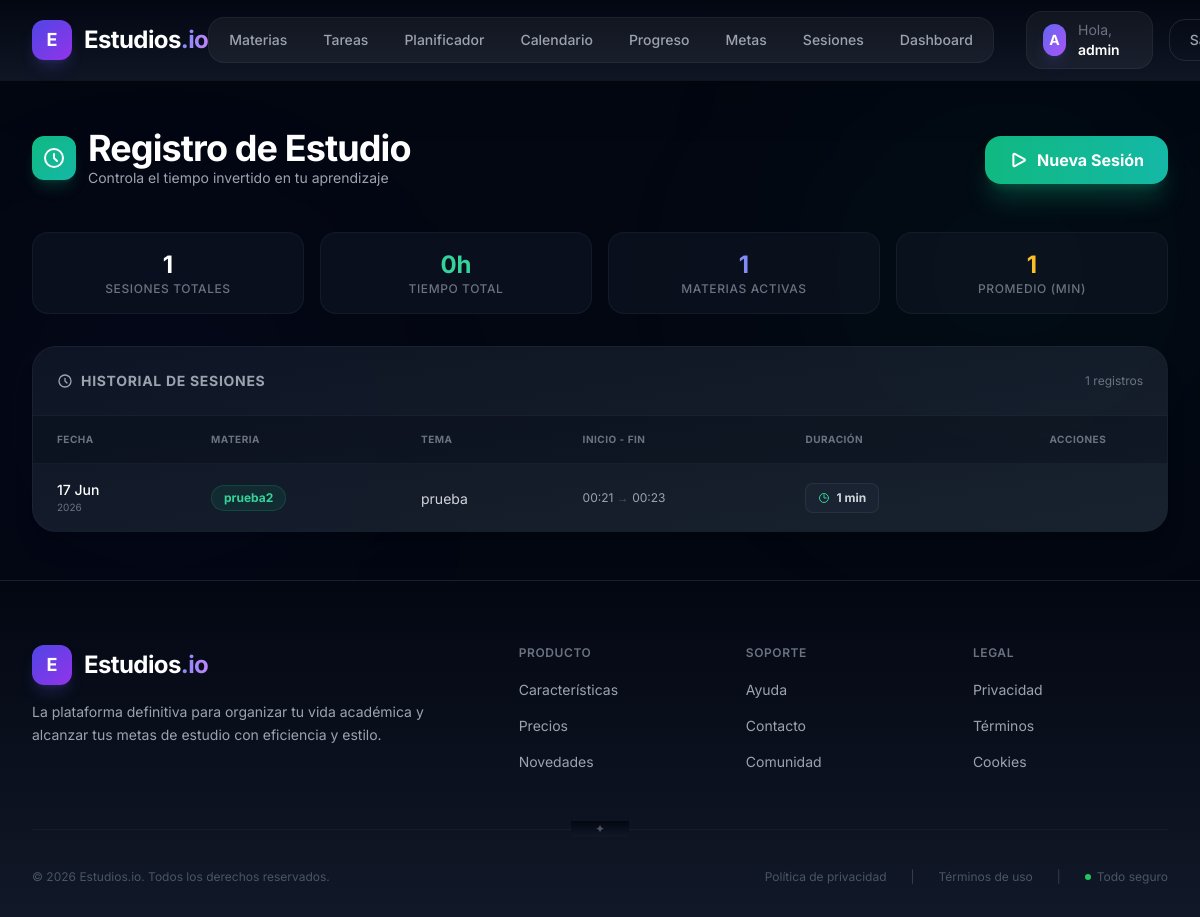
Before: /study/sessions (signed in) with the older database file.
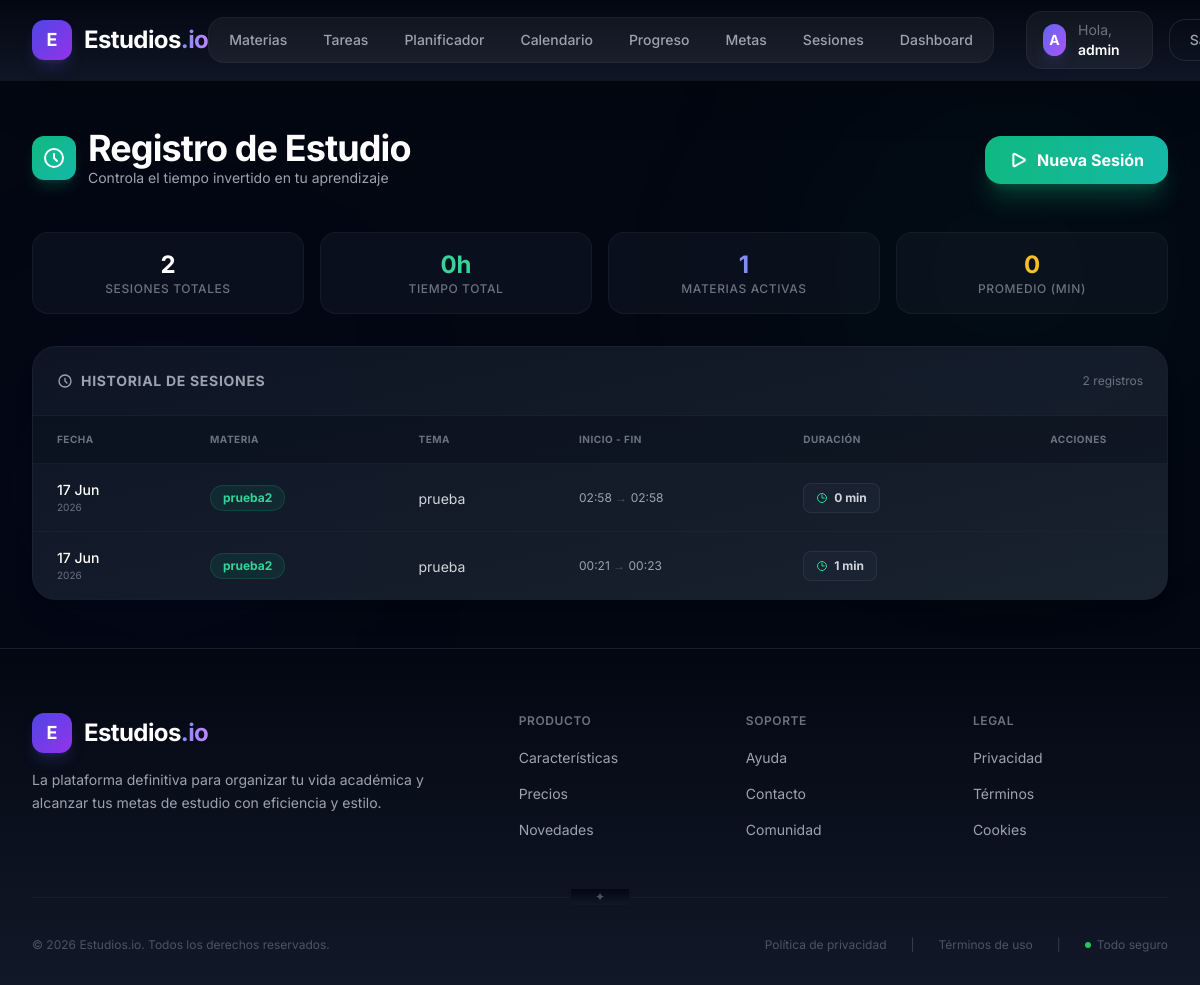
After: the same page with the newer database file.
### app/models/user.py (models this page shows, shortened)
class User(db.Model, UserMixin):
    __tablename__ = "users"
    id = db.Column(db.Integer, primary_key=True)
    username = db.Column(db.String(100), unique=True, nullable = False)
    password = db.Column(db.String(255), nullable = False)
    role_id = db.Column(db.Integer, db.ForeignKey('roles.id'), nullable = False)

### app/models/study.py (models this page shows)
class StudySession(db.Model):
    __tablename__ = "study_sessions"
    id = db.Column(db.Integer, primary_key=True)
    start_time = db.Column(db.DateTime, nullable=False, default=datetime.utcnow)
    end_time = db.Column(db.DateTime, nullable=True)
    duration = db.Column(db.Integer, nullable=True) # duration in minutes
    subject_id = db.Column(db.Integer, db.ForeignKey('subjects.id'), nullable=False)
    topic_id = db.Column(db.Integer, db.ForeignKey('topics.id'), nullable=True)
    user_id = db.Column(db.Integer, db.ForeignKey('users.id'), nullable=False)
    subject = db.relationship('Subject', backref=db.backref('study_sessions', lazy=True))
    topic = db.relationship('Topic', backref=db.backref('study_sessions', lazy=True))
    user = db.relationship('User', backref=db.backref('study_sessions', lazy=True))

class Subject(db.Model):
    __tablename__ = "subjects"
    id = db.Column(db.Integer, primary_key=True)
    name = db.Column(db.String(100), nullable=False)
    description = db.Column(db.Text, nullable=True)
    category = db.Column(db.String(50), nullable=True) # ej: Programación, Inglés, etc.
    user_id = db.Column(db.Integer, db.ForeignKey('users.id'), nullable=False)
    tasks = db.relationship('Task', backref='subject', lazy=True, cascade="all, delete-orphan")
    topics = db.relationship('Topic', backref='subject', lazy=True, cascade="all, delete-orphan")

class Topic(db.Model):
    __tablename__ = "topics"
    id = db.Column(db.Integer, primary_key=True)
    title = db.Column(db.String(200), nullable=False)
    description = db.Column(db.Text, nullable=True)
    is_completed = db.Column(db.Boolean, default=False)
    subject_id = db.Column(db.Integer, db.ForeignKey('subjects.id'), nullable=False)
    created_at = db.Column(db.DateTime, default=datetime.utcnow)

### app/api/study.py (the view)
@study_bp.route('/sessions')
@login_required
def list_sessions():
    sessions = StudySession.query.filter_by(user_id=current_user.id).order_by(StudySession.start_time.desc()).all()
    subjects = Subject.query.filter_by(user_id=current_user.id).all()
    return render_template('study/sessions.html', sessions=sessions, subjects=subjects)

### app/templates/study/sessions.html (shortened to what this page needs)
{% extends 'base.html' %}
{% block content %}
<div class="max-w-7xl mx-auto px-4 sm:px-6 lg:px-8 py-12 w-full relative">
    <div class="absolute top-0 right-0 w-96 h-96 bg-emerald-600/5 blur-[120px] rounded-full -z-10"></div>
    <div class="absolute bottom-0 left-0 w-80 h-80 bg-indigo-600/5 blur-[120px] rounded-full -z-10"></div>
    {% set active_session = sessions|selectattr('end_time', 'none')|first %}
    <div class="flex flex-col md:flex-row md:items-center justify-between gap-4 mb-10">
        <div>
            <div class="flex items-center gap-3 mb-1">
                <div class="w-11 h-11 bg-gradient-to-br from-emerald-500 to-teal-500 rounded-xl flex items-center justify-center shadow-lg shadow-emerald-500/20">
                    <svg class="h-6 w-6 text-white" fill="none" viewBox="0 0 24 24" stroke="currentColor" stroke-width="2">
                        <path stroke-linecap="round" stroke-linejoin="round" d="M12 8v4l3 3m6-3a9 9 0 11-18 0 9 9 0 0118 0z" />
                    </svg>
                </div>
                <div>
                    <h1 class="text-3xl md:text-4xl font-bold text-white tracking-tight">Registro de Estudio</h1>
                    <p class="text-gray-400 text-sm">Controla el tiempo invertido en tu aprendizaje</p>
                </div>
            </div>
        </div>
        {% if not active_session %}
        <button onclick="openSessionModal()"
                class="group relative bg-gradient-to-r from-emerald-500 to-teal-500 hover:from-emerald-600 hover:to-teal-600 text-white px-6 py-3 rounded-2xl font-bold transition-all duration-300 shadow-xl shadow-emerald-500/25 hover:shadow-emerald-500/40 active:scale-95 flex items-center gap-2 overflow-hidden">
            <span class="relative z-10 flex items-center gap-2">
                Nueva Sesión
            </span>
        </button>
        {% endif %}
    </div>
    <div class="grid grid-cols-2 md:grid-cols-4 gap-4 mb-8">
        <div class="bg-gray-900/50 border border-gray-800/50 rounded-2xl p-4 text-center hover:border-emerald-500/30 transition-all duration-300">
            <div class="text-2xl font-bold text-white">{{ sessions|selectattr('end_time')|list|length }}</div>
            <div class="text-xs text-gray-500 font-medium uppercase tracking-wider">Sesiones Totales</div>
        </div>
        <div class="bg-gray-900/50 border border-gray-800/50 rounded-2xl p-4 text-center hover:border-emerald-500/30 transition-all duration-300">
            <div class="text-2xl font-bold text-emerald-400">
                {% set total_minutes = sessions|selectattr('duration')|sum(attribute='duration') %}
                {{ (total_minutes / 60)|round|int }}h
            </div>
            <div class="text-xs text-gray-500 font-medium uppercase tracking-wider">Tiempo Total</div>
        </div>
        <div class="bg-gray-900/50 border border-gray-800/50 rounded-2xl p-4 text-center hover:border-indigo-500/30 transition-all duration-300">
            <div class="text-2xl font-bold text-indigo-400">{{ subjects|length }}</div>
            <div class="text-xs text-gray-500 font-medium uppercase tracking-wider">Materias Activas</div>
        </div>
        <div class="bg-gray-900/50 border border-gray-800/50 rounded-2xl p-4 text-center hover:border-amber-500/30 transition-all duration-300">
            <div class="text-2xl font-bold text-amber-400">
                {% if sessions|selectattr('end_time')|list|length > 0 %}
                    {{ (total_minutes / sessions|selectattr('end_time')|list|length)|round|int }}
                {% else %}
                    0
                {% endif %}
            </div>
            <div class="text-xs text-gray-500 font-medium uppercase tracking-wider">Promedio (min)</div>
        </div>
    </div>
    <div class="bg-gradient-to-br from-gray-900/80 to-gray-800/80 border border-gray-800/50 rounded-3xl overflow-hidden shadow-xl">
        <div class="flex items-center justify-between p-6 border-b border-gray-800/50">
            <h3 class="text-sm font-bold text-gray-400 uppercase tracking-wider flex items-center gap-2">
                <svg class="w-4 h-4" fill="none" viewBox="0 0 24 24" stroke="currentColor" stroke-width="2">
                    <path stroke-linecap="round" stroke-linejoin="round" d="M12 8v4l3 3m6-3a9 9 0 11-18 0 9 9 0 0118 0z" />
                </svg>
                Historial de Sesiones
            </h3>
            <span class="text-xs text-gray-500">{{ sessions|selectattr('end_time')|list|length }} registros</span>
        </div>
        <div class="overflow-x-auto">
            <table class="w-full text-left">
                <thead>
                    <tr class="text-[10px] text-gray-500 font-bold uppercase tracking-wider border-b border-gray-800/50 bg-gray-950/30">
                        <th class="px-6 py-4">Fecha</th>
                        <th class="px-6 py-4">Materia</th>
                        <th class="px-6 py-4 hidden md:table-cell">Tema</th>
                        <th class="px-6 py-4">Inicio - Fin</th>
                        <th class="px-6 py-4">Duración</th>
                        <th class="px-6 py-4 text-center">Acciones</th>
                    </tr>
                </thead>
                <tbody class="divide-y divide-gray-800/50">
                    {% set completed_sessions = sessions|selectattr('end_time')|list %}
                    {% if completed_sessions %}
                        {% for session in completed_sessions|sort(attribute='start_time', reverse=true) %}
                        <tr class="hover:bg-white/5 transition-colors group">
                            <td class="px-6 py-4">
                                <div class="text-sm text-white font-medium">{{ session.start_time.strftime('%d %b') }}</div>
                                <div class="text-[10px] text-gray-500">{{ session.start_time.strftime('%Y') }}</div>
                            </td>
                            <td class="px-6 py-4">
                                <span class="inline-block px-3 py-1 bg-emerald-500/10 text-emerald-400 text-xs font-bold rounded-full border border-emerald-500/20">
                                    {{ session.subject.name }}
                                </span>
                            </td>
                            <td class="px-6 py-4 hidden md:table-cell">
                                {% if session.topic %}
                                <span class="text-sm text-gray-300">{{ session.topic.title }}</span>
                                {% else %}
                                <span class="text-sm text-gray-600">—</span>
                                {% endif %}
                            </td>
                            <td class="px-6 py-4">
                                <div class="text-xs text-gray-400">
                                    {{ session.start_time.strftime('%H:%M') }}
                                    <span class="text-gray-600">→</span>
                                    {{ session.end_time.strftime('%H:%M') }}
                                </div>
                            </td>
                            <td class="px-6 py-4">
                                <span class="inline-flex items-center gap-1.5 px-3 py-1.5 bg-gray-800/50 text-gray-300 text-xs font-bold rounded-lg border border-gray-700/50">
                                    <svg class="w-3 h-3 text-emerald-400" fill="none" viewBox="0 0 24 24" stroke="currentColor" stroke-width="2">
                                        <path stroke-linecap="round" stroke-linejoin="round" d="M12 6v6h4.5m4.5 0a9 9 0 11-18 0 9 9 0 0118 0z" />
                                    </svg>
                                    {{ session.duration }} min
                                </span>
                            </td>
                            <td class="px-6 py-4 text-center">
                                <form action="{{ url_for('study.delete_session', id=session.id) }}" method="POST"
                                      onsubmit="return confirm('¿Estás seguro de eliminar esta sesión?\n\nEsta acción no se puede deshacer.')">
                                </form>
                            </td>
                        </tr>
                        {% endfor %}
                    {% endif %}
                </tbody>
            </table>
        </div>
    </div>
</div>
{% endblock %}

### app/templates/components/navbar.html (shortened to what this page needs)
<nav class="fixed top-0 left-0 right-0 z-50 bg-gradient-to-b from-gray-950/95 to-gray-900/90 backdrop-blur-xl border-b border-white/5 shadow-2xl shadow-black/20">
    <div class="max-w-7xl mx-auto px-4 sm:px-6 lg:px-8">
        <div class="flex items-center justify-between h-20">
            <div class="flex-shrink-0">
                <a href="{{ url_for('main.landing') }}" class="group flex items-center gap-3">
                    <div class="w-10 h-10 bg-gradient-to-br from-indigo-600 to-purple-600 rounded-xl flex items-center justify-center shadow-lg shadow-indigo-500/20 transition-transform duration-300 group-hover:scale-110 group-hover:shadow-indigo-500/40">
                        <span class="text-white font-bold text-lg">E</span>
                    </div>
                    <span class="text-2xl font-bold text-white tracking-tight transition-colors duration-300 group-hover:text-indigo-400">
                        Estudios<span class="text-transparent bg-clip-text bg-gradient-to-r from-indigo-400 to-purple-400">.io</span>
                    </span>
                </a>
            </div>
            <div class="hidden md:flex items-center gap-6">
                {% if current_user.is_authenticated %}
                    <div class="flex items-center gap-1 bg-white/5 rounded-2xl p-1 border border-white/5">
                        <a href="{{ url_for('study.list_subjects') }}"
                           class="px-4 py-2 text-sm font-medium text-gray-400 hover:text-white hover:bg-white/10 rounded-xl transition-all duration-300">
                            Materias
                        </a>
                        <a href="{{ url_for('study.list_tasks') }}"
                           class="px-4 py-2 text-sm font-medium text-gray-400 hover:text-white hover:bg-white/10 rounded-xl transition-all duration-300">
                            Tareas
                        </a>
                        <a href="{{ url_for('study.planner') }}"
                           class="px-4 py-2 text-sm font-medium text-gray-400 hover:text-white hover:bg-white/10 rounded-xl transition-all duration-300">
                            Planificador
                        </a>
                        <a href="{{ url_for('study.view_calendar') }}"
                           class="px-4 py-2 text-sm font-medium text-gray-400 hover:text-white hover:bg-white/10 rounded-xl transition-all duration-300">
                            Calendario
                        </a>
                        <a href="{{ url_for('study.view_analytics') }}"
                           class="px-4 py-2 text-sm font-medium text-gray-400 hover:text-white hover:bg-white/10 rounded-xl transition-all duration-300">
                            Progreso
                        </a>
                        <a href="{{ url_for('study.list_goals') }}"
                           class="px-4 py-2 text-sm font-medium text-gray-400 hover:text-white hover:bg-white/10 rounded-xl transition-all duration-300">
                            Metas
                        </a>
                        <a href="{{ url_for('study.list_sessions') }}"
                           class="px-4 py-2 text-sm font-medium text-gray-400 hover:text-white hover:bg-white/10 rounded-xl transition-all duration-300">
                            Sesiones
                        </a>
                        <a href="{{ url_for('main.inicio') }}"
                           class="px-4 py-2 text-sm font-medium text-gray-400 hover:text-white hover:bg-white/10 rounded-xl transition-all duration-300">
                            Dashboard
                        </a>
                    </div>
                    <div class="flex items-center gap-4 ml-2">
                        <div class="flex items-center gap-3 bg-white/5 px-4 py-2 rounded-2xl border border-white/5">
                            <div class="w-8 h-8 bg-gradient-to-br from-indigo-500 to-purple-500 rounded-full flex items-center justify-center text-white font-bold text-sm shadow-lg shadow-indigo-500/20">
                                {{ current_user.username[0]|upper if current_user.username else 'U' }}
                            </div>
                            <span class="text-sm text-gray-300">
                                <span class="text-gray-500">Hola,</span>
                                <span class="text-white font-semibold">{{ current_user.username }}</span>
                            </span>
                        </div>
                        <a href="{{ url_for('auth.logout') }}"
                           class="group relative px-5 py-2.5 bg-transparent text-gray-400 hover:text-white font-medium text-sm rounded-2xl transition-all duration-300 overflow-hidden border border-gray-700/50 hover:border-gray-600">
                            <span class="relative z-10">Salir</span>
                        </a>
                    </div>
                {% endif %}
            </div>
        </div>
    </div>
</nav>

Changed rows visible on the page:
added StudySession: start_time "17 Jun", start_time "2026", subject.name "prueba2", topic "prueba", start_time "02:58", end_time "02:58", duration "0"
Other visible differences:
{{ sessions|selectattr('end_time')|list|length }}: "1" → "2"
text no longer shown: "1"
text now shown: "0"
